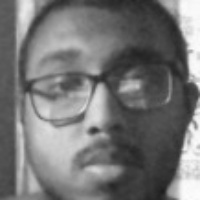
#> input picture face-recognition-module/dataset/1/1.jpg, 200 x 200 px, given in place of the camera
$ python register_face.py
#> lines starting #> are read from the running program, lines starting #| are printed output that depends on the picture; after the words box and inside, x2 and y2 are one past the last pixel; in counts of white or black regions, pixels touching at a corner belong together

import cv2
import os
import time

STUDENT_ID = 1
TOTAL_SAMPLES = 40
SAVE_PATH = f"dataset/{STUDENT_ID}"

os.makedirs(SAVE_PATH, exist_ok=True)

# Check OpenCV face recognition support
if not hasattr(cv2, "face"):
    raise RuntimeError(
        "OpenCV contrib is required. Install opencv-contrib-python."
    )

# Load face detector
cascade_path = (
    cv2.data.haarcascades +
    "haarcascade_frontalface_default.xml"
)

face_detector = cv2.CascadeClassifier(cascade_path)

if face_detector.empty():
    raise RuntimeError("Could not load Haar Cascade detector.")

# Open laptop webcam
cam = cv2.VideoCapture(0, cv2.CAP_DSHOW)

if not cam.isOpened():
    raise RuntimeError("Could not open webcam.")

cam.set(cv2.CAP_PROP_FRAME_WIDTH, 640)
cam.set(cv2.CAP_PROP_FRAME_HEIGHT, 480)

count = 0
last_capture = 0

print("\nFace registration started.")
print("Look at the camera and slowly change your head position.")
print("Press ESC to stop.\n")

while count < TOTAL_SAMPLES:
    ret, frame = cam.read()
#> frame is the input picture: shape (200, 200, 3); min 29, max 253, mean 117.4

    if not ret:
        print("Could not receive camera frame.")
        break

    gray = cv2.cvtColor(frame, cv2.COLOR_BGR2GRAY)

    faces = face_detector.detectMultiScale(
        gray,
        scaleFactor=1.2,
        minNeighbors=5,
        minSize=(80, 80)
    )
#> faces = [[19, 11, 174, 174]]

    for (x, y, w, h) in faces:
        cv2.rectangle(
            frame,
            (x, y),
            (x + w, y + h),
            (0, 255, 0),
            2
        )
#> this loop made 1 pass
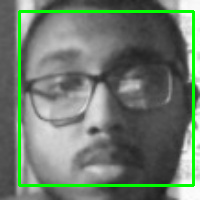
#> frame: shape (200, 200, 3); 5.21% of pixels changed, all inside (x1, y1, x2, y2) = (18, 10, 195, 187)

    # Capture only when exactly one face is detected
    current_time = time.time()

    if len(faces) == 1 and current_time - last_capture >= 0.4:
        x, y, w, h = faces[0]
#> x = 19; y = 11; w = 174; h = 174

        face = gray[y:y+h, x:x+w]
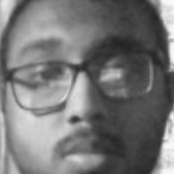
#> face: shape (174, 174); min 35, max 251, mean 116.9
        face = cv2.resize(face, (200, 200))
#> face: shape (200, 200)

        count += 1

        filename = os.path.join(
            SAVE_PATH,
            f"{count}.jpg"
        )

        cv2.imwrite(filename, face)
        last_capture = current_time

    cv2.putText(
        frame,
        f"Samples: {count}/{TOTAL_SAMPLES}",
        (20, 35),
        cv2.FONT_HERSHEY_SIMPLEX,
        0.8,
        (0, 255, 0),
        2
    )
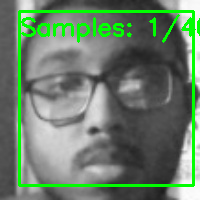
#> frame: shape (200, 200, 3); 2.84% of pixels changed, all inside (x1, y1, x2, y2) = (21, 14, 200, 43)

    cv2.imshow("AttendX - Face Registration", frame)

    if cv2.waitKey(1) & 0xFF == 27:
#> (key Esc is pressed here)
        break

cam.release()
cv2.destroyAllWindows()

print(f"\nCaptured {count} face samples.")

if count == TOTAL_SAMPLES:
    print("Face registration completed successfully.")
else:
    print("Registration incomplete. Run the script again to capture more.")

$ run again, on face-recognition-module/dataset/1/10.jpg
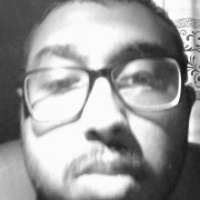
#> input picture face-recognition-module/dataset/1/10.jpg, 200 x 200 px, given in place of the camera
#> frame is the input picture: shape (200, 200, 3); min 21, max 255, mean 155.7
#> faces = [[16, 13, 171, 171]]
#> the loop `for (x, y, w, h) in faces:` made 1 pass
#> after the loop `for (x, y, w, h) in faces:`:
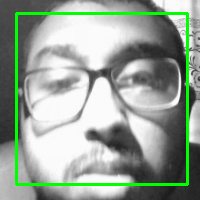
#> frame: shape (200, 200, 3); 5.12% of pixels changed, all inside (x1, y1, x2, y2) = (15, 12, 189, 186)
#> `x, y, w, h = faces[0]`: x = 16; y = 13; w = 171
#> `cv2.putText( frame, f"Samples: {count}/{TOTAL_SAMPLES}", (20, 35), cv2..`:
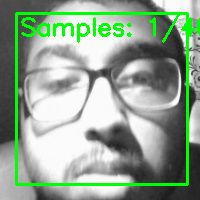
#> frame: shape (200, 200, 3); 2.81% of pixels changed, all inside (x1, y1, x2, y2) = (21, 15, 200, 43)

$ run again, on face-recognition-module/dataset/1/100.jpg
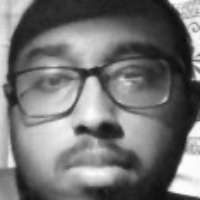
#> input picture face-recognition-module/dataset/1/100.jpg, 200 x 200 px, given in place of the camera
#> frame is the input picture: shape (200, 200, 3); min 13, max 255, mean 115.3
#> faces = [[9, 9, 175, 175]]
#> the loop `for (x, y, w, h) in faces:` made 1 pass
#> after the loop `for (x, y, w, h) in faces:`:
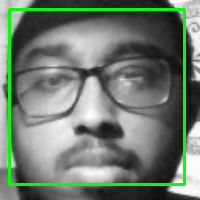
#> frame: shape (200, 200, 3); 5.24% of pixels changed, all inside (x1, y1, x2, y2) = (8, 8, 186, 186)
#> `x, y, w, h = faces[0]`: x = 9; w = 175
#> `cv2.putText( frame, f"Samples: {count}/{TOTAL_SAMPLES}", (20, 35), cv2..`:
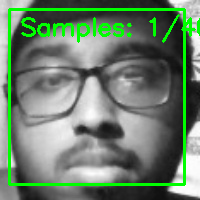
#> frame: shape (200, 200, 3); 2.82% of pixels changed, all inside (x1, y1, x2, y2) = (21, 14, 200, 43)

$ run again, on face-recognition-module/dataset/1/101.jpg
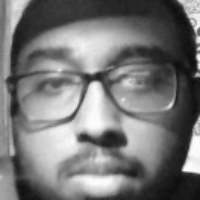
#> input picture face-recognition-module/dataset/1/101.jpg, 200 x 200 px, given in place of the camera
#> frame is the input picture: shape (200, 200, 3); min 11, max 254, mean 118.5
#> faces = [[12, 12, 178, 178]]
#> the loop `for (x, y, w, h) in faces:` made 1 pass
#> after the loop `for (x, y, w, h) in faces:`:
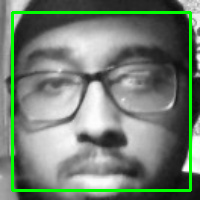
#> frame: shape (200, 200, 3); 5.33% of pixels changed, all inside (x1, y1, x2, y2) = (11, 11, 192, 192)
#> `x, y, w, h = faces[0]`: x = 12; w = 178
#> `cv2.putText( frame, f"Samples: {count}/{TOTAL_SAMPLES}", (20, 35), cv2..`:
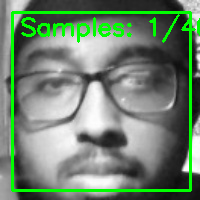
#> frame: shape (200, 200, 3); 2.73% of pixels changed, all inside (x1, y1, x2, y2) = (21, 14, 200, 43)
